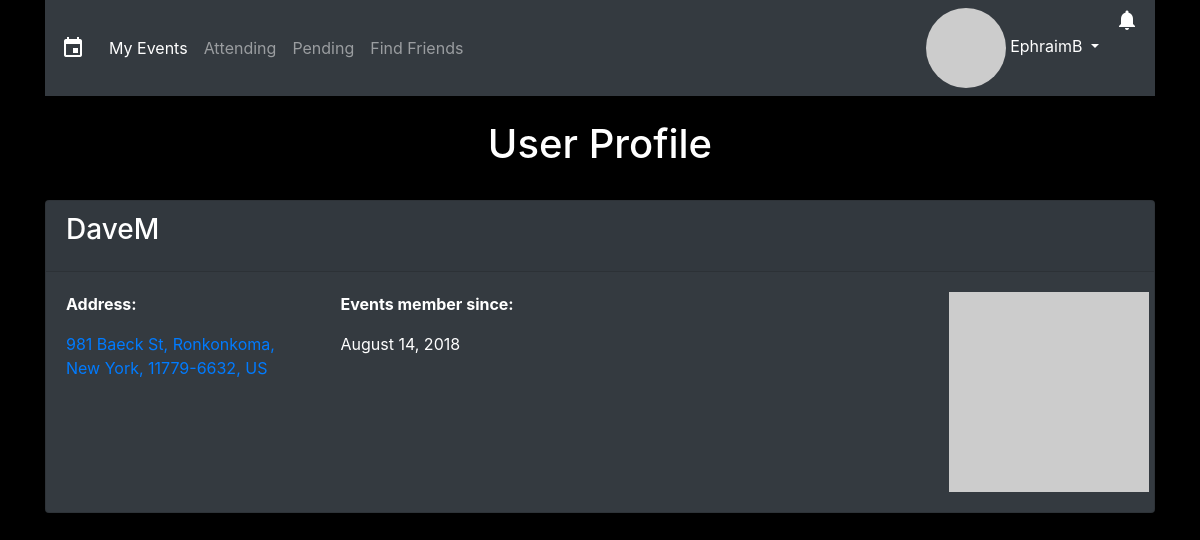
The page /profile.php?user_id=4 (signed in) on the database its author committed.
### tables this page shows
CREATE TABLE `users` (
  `user_id` int(11) NOT NULL,
  `username` varchar(50) NOT NULL,
  `password` varchar(255) NOT NULL,
  `email` varchar(50) NOT NULL,
  `birthday` datetime DEFAULT NULL,
  `address` varchar(255) DEFAULT NULL,
  `createdAt` datetime NOT NULL,
  `lastLogin` datetime DEFAULT NULL,
  `darkTheme` tinyint(1) NOT NULL
);

### profile.php (the view, shortened to what this page needs)
<?php
global $link;
$session_username = $_SESSION['username'];
$profileUserId = $_GET['user_id'];
$emailQuery = "SELECT email FROM users WHERE username='$session_username'";
$emailResult = mysqli_query($link, $emailQuery);
$email = mysqli_fetch_array($emailResult)[0];
$email_hash = md5(strtolower(trim($email)));
$profileEmailQuery = "SELECT email FROM users WHERE user_id='$profileUserId'";
$profileEmailResult = mysqli_query($link, $profileEmailQuery);
$profileEmail = mysqli_fetch_array($profileEmailResult)[0];
$profileEmail_hash = md5(strtolower(trim($profileEmail)));
$session_user_id = $_SESSION['user_id'];
$notificationsCount_query = "SELECT COUNT(*) FROM notifications WHERE user_id='$session_user_id' AND cleared=0";
$notificationsCount_result = mysqli_query($link, $notificationsCount_query);
$notifications = mysqli_fetch_array($notificationsCount_result)[0];
$darkTheme_query = "SELECT darkTheme FROM users WHERE user_id='$session_user_id'";
$darkTheme_result = mysqli_query($link, $darkTheme_query);
$darkTheme = mysqli_fetch_array($darkTheme_result)[0];
$userProfile_query = "SELECT * FROM users WHERE user_id='$profileUserId'";
$userProfile_result = mysqli_query($link, $userProfile_query);
?>
<!DOCTYPE html>
<html>
  <head>
    <link rel="stylesheet" href="https://stackpath.bootstrapcdn.com/bootstrap/4.1.1/css/bootstrap.min.css">
    <link rel="stylesheet" href="css/style.css">
  </head>
	<?php
	if($darkTheme == 0){
	?>
  <body>
	<?php
	}
	else if($darkTheme == 1){
	?>
	<body style="background-color: black; color: white">
	<?php
	}
	?>
    <div class="container">
			<?php
			if($darkTheme == 0){
			?>
      	<nav class="navbar navbar-expand-lg navbar-light bg-light">
			<?php
			}
			else if($darkTheme == 1){
			?>
				<nav class="navbar navbar-expand-lg navbar-dark bg-dark">
			<?php
			}
			?>
        <span class="navbar-brand mb-0 h1 material-icons">event</span>
        <div class="collapse navbar-collapse" id="navbarSupportedContent">
          <ul class="navbar-nav mr-auto">
            <li class="nav-item active">
              <a class="nav-link" href="index.php">My Events <span class="sr-only">(current)</span></a>
            </li>
						<li class="nav-item">
							<a class="nav-link" href="attending.php">Attending</a>
						</li>
						<li class="nav-item">
							<a class="nav-link" href="pending.php">Pending</a>
						</li>
            <li class="nav-item">
							<a class="nav-link" href="findFriends.php">Find Friends</a>
						</li>
          </ul>
          <ul class="navbar-nav mr-right">
            <div class="dropdown">
							<?php
							if($darkTheme == 0){
							?>
              	<a class="nav-item dropdown dropdown-toggle text-dark" href="#" role="button" id="dropdownMenuLink" data-toggle="dropdown" aria-haspopup="true" aria-expanded="false">
							<?php
							}
							else if($darkTheme == 1){
							?>
								<a class="nav-item dropdown dropdown-toggle text-white" href="#" role="button" id="dropdownMenuLink" data-toggle="dropdown" aria-haspopup="true" aria-expanded="false">
							<?php
							}
							if(!isset($_SESSION['facebookPicture'])){
							?>
								<img class="align-middle circle-img" src="https://www.gravatar.com/avatar/<?php echo $email_hash ?>?s=30">&nbsp;<?php echo $_SESSION['username']; ?>
								<?php
								}
								?>
							</a>
            </div>
						<div class="dropdown">
							<?php
							if($notifications == 0){
								if($darkTheme == 0){
							?>
									<a class="nav-item dropdown text-dark material-icons" href="#" role="button" id="notificationsMenuLink" data-toggle="dropdown" aria-haspopup="true" aria-expanded="false">notifications_none</a>
								<?php
								}
								else if($darkTheme == 1){
								?>
									<a class="nav-item dropdown text-white material-icons" href="#" role="button" id="notificationsMenuLink" data-toggle="dropdown" aria-haspopup="true" aria-expanded="false">notifications_none</a>
								<?php
								}
								?>
							<div class="dropdown-menu dropdown-menu-right p-3" style="width: 300px" aria-labelledby="notificationsMenuLink">
								<p>No notifications.</p>
							</div>
							<?php
							}
							else{
								if($darkTheme == 0){
							?>
									<a class="nav-item dropdown text-dark material-icons" href="#" role="button" id="notificationsMenuLink" data-toggle="dropdown" aria-haspopup="true" aria-expanded="false">notifications</a>
							<?php
							}
							else if($darkTheme == 1){
							?>
								<a class="nav-item dropdown text-white material-icons" href="#" role="button" id="notificationsMenuLink" data-toggle="dropdown" aria-haspopup="true" aria-expanded="false">notifications</a>
							<?php
							}
							?>
							<?php
							}
							?>
						</div>
          </ul>
        </div>
      </nav>
      <br>
      <header>
        <h1 class="text-center">User Profile</h1>
      </header>
      <br>
      <main>
        <?php
        if($darkTheme == 0){
        ?>
        <div class="card">
        <?php
        }
        else if($darkTheme == 1){
        ?>
        <div class="card bg-dark">
        <?php
        }
        while($info = mysqli_fetch_array($userProfile_result)){
          $username = $info['username'];
          $address = $info['address'];
          $memberSince = $info['createdAt'];
          $memberSinceFormatted = date('F d, Y', strtotime($memberSince));
        ?>
          <div class="card-header">
            <h3 class="card-title"><?php echo $username ?></h3>
          </div>
          <div class="card-body">
            <div class="row">
              <div class="col-3">
                <p class="card-text font-weight-bold">Address:</p>
                <a class="card-link" href="https://www.google.com/maps/search/?api=1&query=<?php echo urlencode($address) ?>"><p class="card-text"><?php echo $address ?></p></a>
              </div>
              <div class="col">
                <p class="card-text font-weight-bold">Events member since:</p>
                <p class="card-text"><?php echo $memberSinceFormatted ?></p>
              </div>
            <?php
            }
            ?>
              <img class="align-middle" width="200" height="200" src="https://www.gravatar.com/avatar/<?php echo $profileEmail_hash ?>?s=500">
            </div>
          </div>
        </div>
      </main>
    </div>
  </body>
</html>

### css/style.css (style rules this page uses)
.circle-img { border-radius: 50%; }

### rows shown on the page
users: username "DaveM", address "981 Baeck St, Ronkonkoma, New York, 11779-6632, US", createdAt "August 14, 2018"

### other values the page prints
$_SESSION['username'] "EphraimB"
